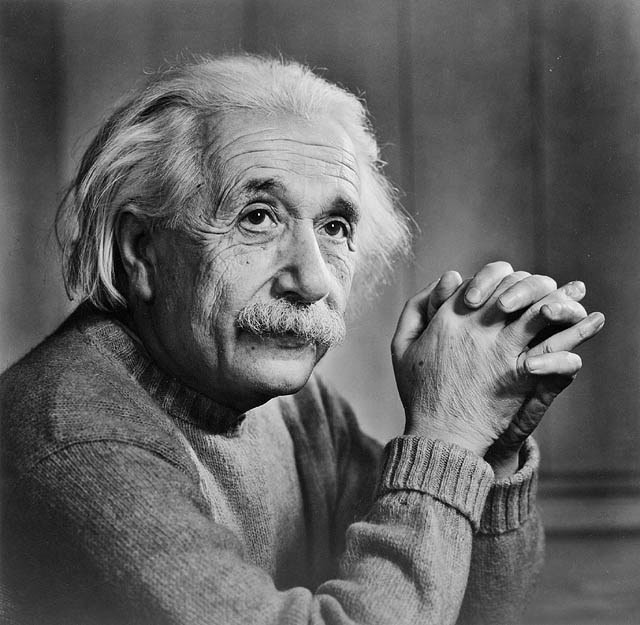
#> input picture Filtros espaciais/einstein.jpg, 640 x 625 px, found by its file name
$ python equalizacao.py
#> lines starting #> are read from the running program, lines starting #| are printed output that depends on the picture
import matplotlib.pyplot as plt
import cv2
import numpy as np

img = cv2.imread('einstein.jpg')
#> img is the input picture: shape (625, 640, 3); min 0, max 255, mean 97.9
img = cv2.cvtColor(img, cv2.COLOR_BGR2GRAY)
#> img: shape (625, 640)
hist_equalized = cv2.equalizeHist(img)
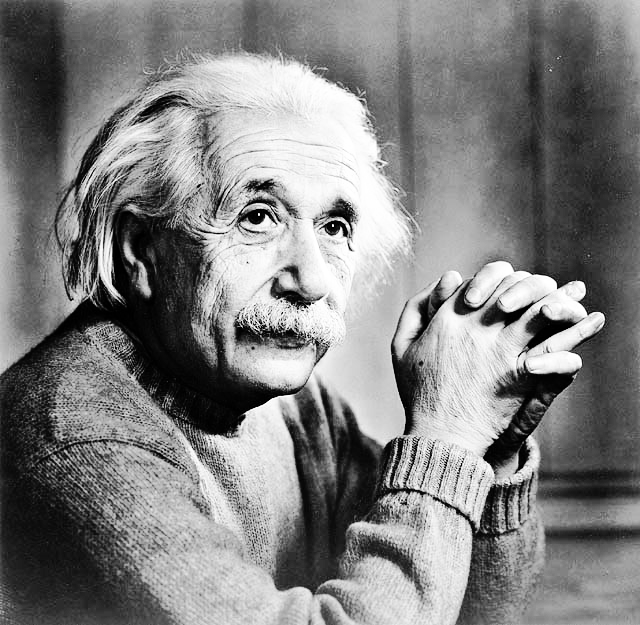
#> hist_equalized: shape (625, 640); min 0, max 255, mean 128.2

#hist_equalized=cv2.equalizeHist(img, 0)
plt.figure()
plt.title("Histograma Equalizado")
plt.xlabel("Intensidade")
plt.ylabel("Qtde de Pixels")
plt.hist(hist_equalized.ravel(), 256, [0,256])
plt.xlim([0, 256])
plt.show()
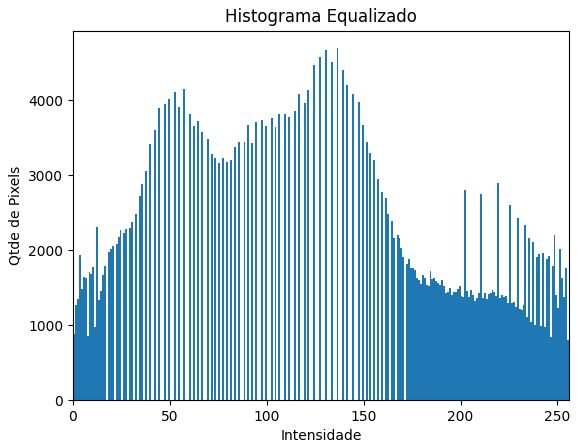
#> figure drawn by matplotlib, 1 panel; tallest bar 4691 high, from x = 136 to 137

plt.figure()
plt.title("Histograma Original")
plt.xlabel("Intensidade")
plt.ylabel("Qtde de Pixels")
plt.hist(img.ravel(), 256, [0,256])
plt.xlim([0, 256])
plt.show()
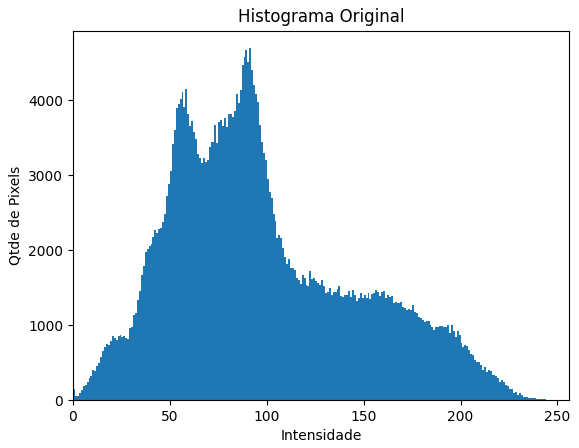
#> figure drawn by matplotlib, 1 panel; tallest bar 4691 high, from x = 91 to 92

cv2.waitKey(0)
